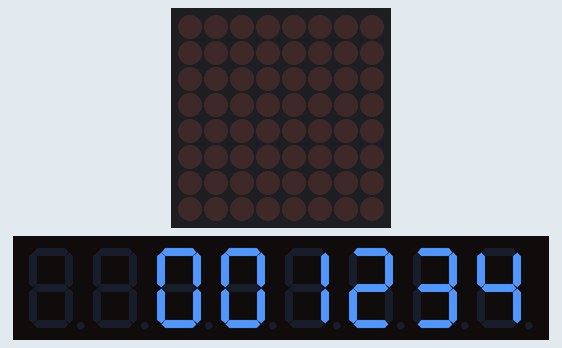
Bench run of a sketch on a simulated Arduino Uno, built with avr-gcc and run on an emulated ATmega328P. On the bench: 8×8 LED matrix, 8-digit seven-segment display.

Above: at 0.1 s.
At 4.6 s:
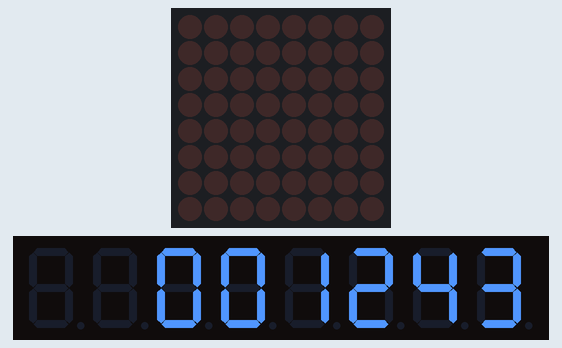
At 9.6 s:
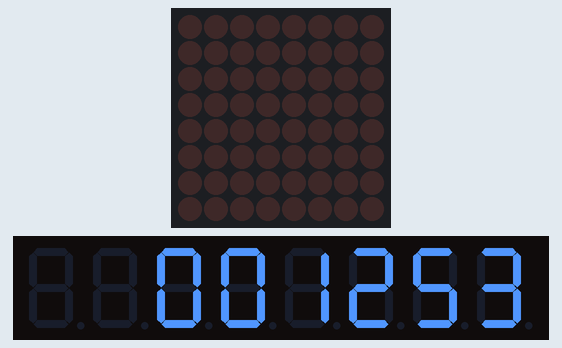
At 19.7 s:
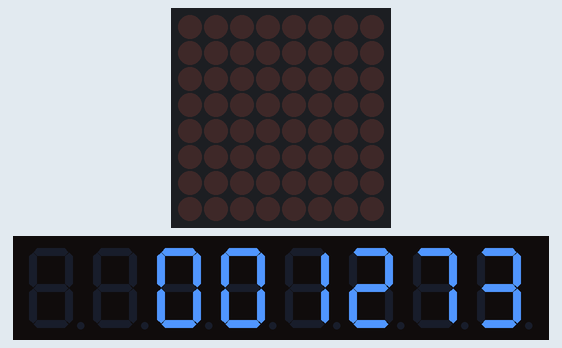
At 29.3 s:
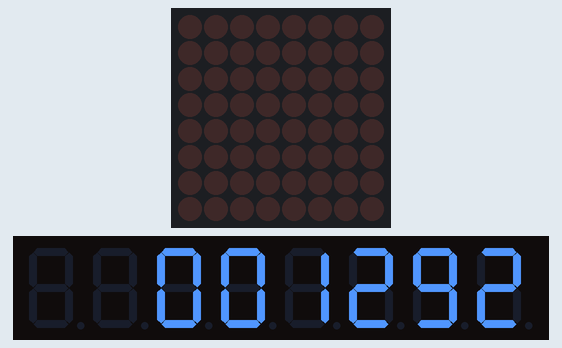
At 39.4 s:
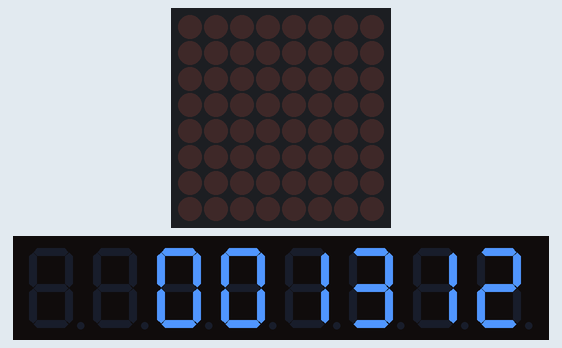

Measured:
- what the display in image 1 shows lasts 0.6 s, from 4.5 s to 5.1 s

The sketch:

7-Segment-counting.ino
```cpp
// (licence header left out)
//As always include the libraray
#include "LedController.hpp"
//for this example math.h is also needed
#include "math.h"

//the pin where the chip select is connected to
#define CS 10

//There are two Segments that are connected in series
#define Segments 1

//Each segment has two digits enabled.
//This can be any number between 1 and 8 and can be changed
//without needing to change any other line of code
#define digitsPerSegment 6

//offset to switch which Digits will be used for output
//play around with this value
#define positionOffset 0

//delay before incrementing the counter
#define delayTime 500

//the uninitilized controller object
LedController<Segments,1> lc = LedController<Segments,1>();

//This function calculates the largest number that can be displayed
unsigned long long getLargestNumber() {
  return (unsigned long long) pow(10,Segments*digitsPerSegment);
}

//this function sets the Segments to a given number
void setLEDs (unsigned long long number) {
  //the loop is used to split the given number and set the right digit on the Segments
  for(unsigned int i = 0; i < Segments*digitsPerSegment; i++) {
    unsigned long long divisor = 1;
    for(unsigned int j=0; j < i; j++) {
      divisor *= 10;
    }

    byte num = number/divisor % 10;
    lc.setDigit(Segments-i/digitsPerSegment-1,i%digitsPerSegment+positionOffset,num,false);
  }

}

void setup() {
  //just make sure that the config is valid
  static_assert(positionOffset+digitsPerSegment<9,"invalid configuration");

  //initilize a ledcontroller with a hardware spi and one row
  lc.init(CS);

  //disables all Digits by default
  for(unsigned int i = 0; i < Segments; i++) {
    for(unsigned int j = 0; j < 8; j++) {
      lc.setRow(i,j,0x00);
    }
  }

  //Set them to the lowest brightness
  lc.setIntensity(10);
}

void loop() {

  //clear the matrix just to be sure there is nothing on it
  lc.clearMatrix();

  //calculate the highest possible number and set it as end condition for the loop
  auto limit = getLargestNumber();

  //count up and display the number
  for (unsigned long long i = 1234; i<limit; i++) {
    setLEDs(i);
    delay(delayTime);
  }

}
```
